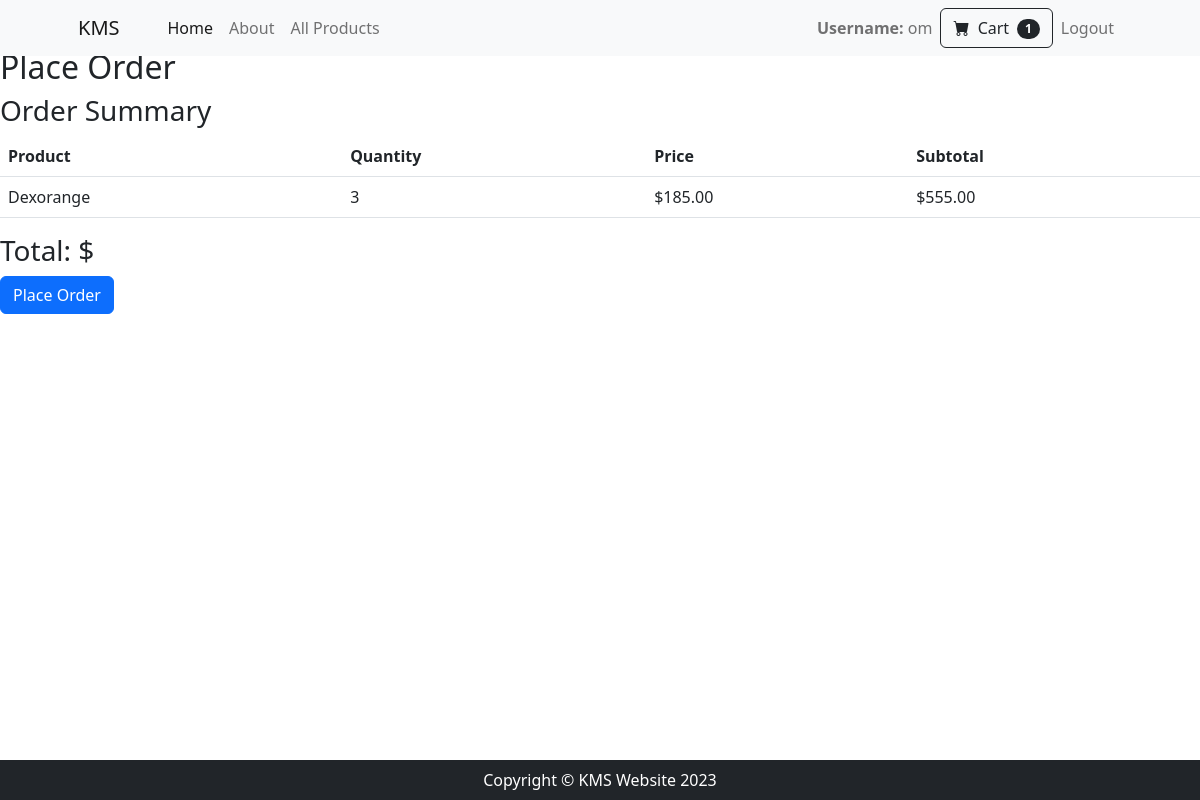
The app's page /orders/place-order/ (signed in), older data.
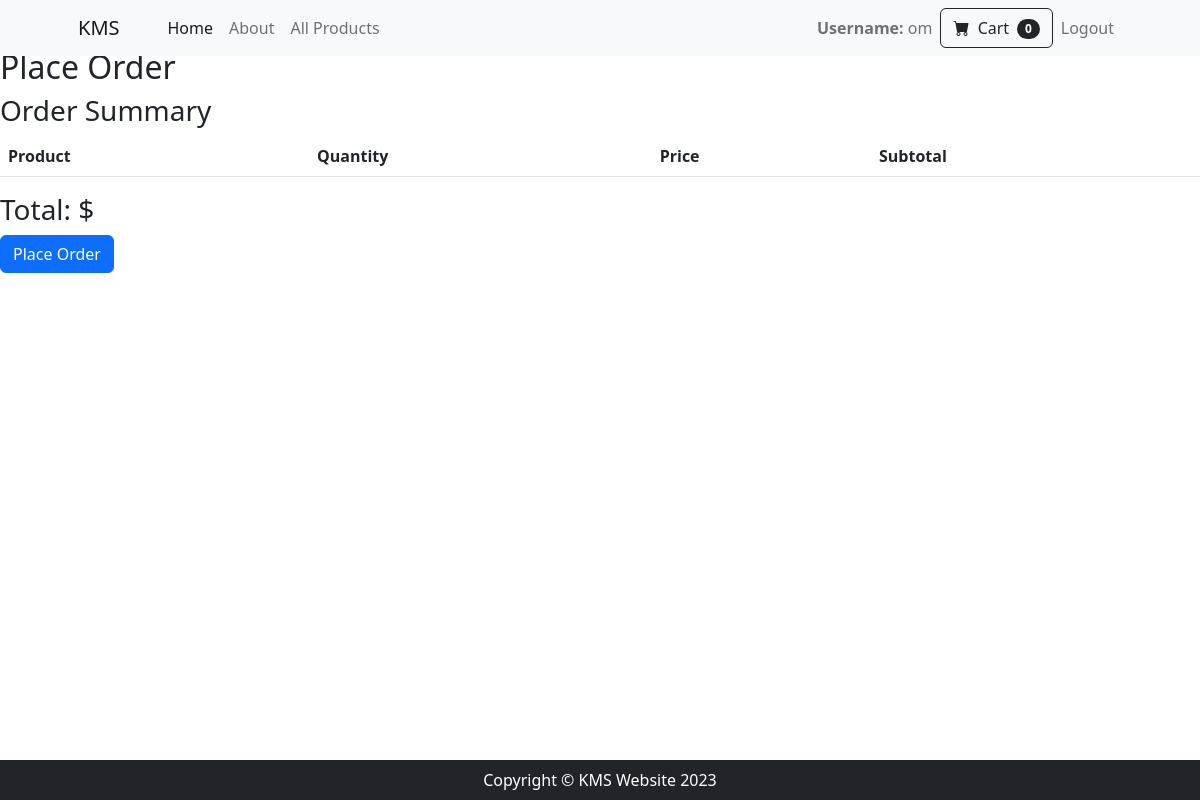
The same page, newer data.
### cart/models.py (models this page shows)
class CartItem(models.Model):
    cart = models.ForeignKey(Cart, on_delete=models.CASCADE)
    product = models.ForeignKey(Product, on_delete=models.CASCADE)
    quantity = models.PositiveIntegerField(default=0)  # Default value

### products/models.py (models this page shows, shortened)
class Product(models.Model):
    name = models.CharField(max_length=200)
    description = models.TextField()
    price = models.DecimalField(max_digits=10, decimal_places=2)
    category = models.ForeignKey(Category, on_delete=models.CASCADE)
    tags = models.ManyToManyField(Tag)
    image = models.ImageField(upload_to='products/', default='products/default.png', blank=True, null=True)

### orders/views.py (the view)
# urls.py: path('place-order/', views.place_order, name='place_order'),
def place_order(request):
    if request.method == 'POST':
        user = request.user
        cart = Cart.objects.get(user=user)
        cart_items = cart.cartitem_set.all()
        order = Order.objects.create(user=user)
        for cart_item in cart_items:
            cart_item.order = order
            cart_item.save()
        cart_items.delete()
        return redirect('orders:order_history')  # Redirect to order history
    else:
        cart_items = CartItem.objects.filter(cart__user=request.user)
        return render(request, 'orders/place_order.html', {'cart_items': cart_items})

### accounts/context_processors.py (called while the page is built)
def cart_items_count(request):
    cart_items_count = 0
    if request.user.is_authenticated:
        cart, created = Cart.objects.get_or_create(user=request.user)
        cart_items_count = cart.cartitem_set.count()
    return {'cart_items_count': cart_items_count}

def user_profile_context(request):
    user_profile = None
    if request.user.is_authenticated:
        user_profile = UserProfile.objects.get(user=request.user)
    return {'user_profile': user_profile}

### orders/templatetags/cart_tags.py (called while the page is built)
@register.filter
def calculate_subtotal(cart_item):
    return cart_item.product.price * cart_item.quantity

### orders/templates/orders/place_order.html (shortened to what this page needs)
{% extends 'accounts/base.html' %}
{% load cart_tags %}
{% block content %}
  <h2>Place Order</h2>
  <h3>Order Summary</h3>
  <table class="table">
    <thead>
      <tr>
        <th>Product</th>
        <th>Quantity</th>
        <th>Price</th>
        <th>Subtotal</th>
      </tr>
    </thead>
    <tbody>
      {% for cart_item in cart_items %}
        <tr>
          <td>{{ cart_item.product.name }}</td>
          <td>{{ cart_item.quantity }}</td>
          <td>${{ cart_item.product.price }}</td>
          <td>${{ cart_item|calculate_subtotal }}</td>
        </tr>
      {% endfor %}
    </tbody>
  </table>
  <h3>Total: ${{ total_price }}</h3>
  <form method="post">
    <button type="submit" class="btn btn-primary">Place Order</button>
  </form>
{% endblock %}

### accounts/templates/accounts/base.html (shortened to what this page needs)
{% load static %}
<!DOCTYPE html>
<html lang="en">
    <head>
        <link href="https://cdn.jsdelivr.net/npm/bootstrap-icons@1.5.0/font/bootstrap-icons.css" rel="stylesheet" />
        {% block styles %}<link rel="stylesheet" href="{% static 'css/base_style.css' %}">{% endblock %}
    </head>
    <body>
        <nav class="navbar navbar-expand-lg navbar-light bg-light static-nav">
            <div class="container px-4 px-lg-5">
                <a class="navbar-brand" href="#!">KMS</a>
                <div class="collapse navbar-collapse" id="navbarSupportedContent">
                    <ul class="navbar-nav me-auto mb-2 mb-lg-0 ms-lg-4">
                        <li class="nav-item"><a class="nav-link active" aria-current="page" href="{% url 'accounts:profile' %}">Home</a></li>
                        <li class="nav-item"><a class="nav-link" href="{% url 'accounts:about' %}">About</a></li>
                        <li class="nav-item dropdown">
                            <a class="nav-link" href="{% url 'products:all_products' %}" role="button" >All Products</a>
                        </li>
                    </ul>
                    <ul class="navbar-nav  mb-2 mb-lg-0 ms-lg-4">
                        <li class="nav-item"><a class="nav-link" ><strong>Username:</strong> {{ user_profile.user.username }}</a></li>
                        <form class="d-flex" action="{% url 'cart:view_cart' %}" method="get">
                            <button class="btn btn-outline-dark" type="submit">
                                <i class="bi-cart-fill me-1"></i>
                                Cart
                                <span class="badge bg-dark text-white ms-1 rounded-pill">{{ cart_items_count }}</span>
                            </button>
                        </form>
                    <li class="nav-item"><a class="nav-link" href="{% url 'accounts:user_logout' %}">Logout</a></li></ul>
                </div>
            </div>
        </nav>
        <div style="margin-top: 3rem;">
        {% block content %}{% endblock %}
        </div>
        <footer class="py-2 bg-dark fixed-bottom">
            <div class="container"><p class="m-0 text-center text-white">Copyright &copy; KMS Website 2023</p></div>
        </footer>
    </body>
</html>

Row changes from the older to the newer data that the page shows:
removed CartItem: product.name "Dexorange", quantity "3", product.price "185.00", product+quantity "555.00"
Text that changed along with them:
{{ cart_items_count }}: "1" → "0"
